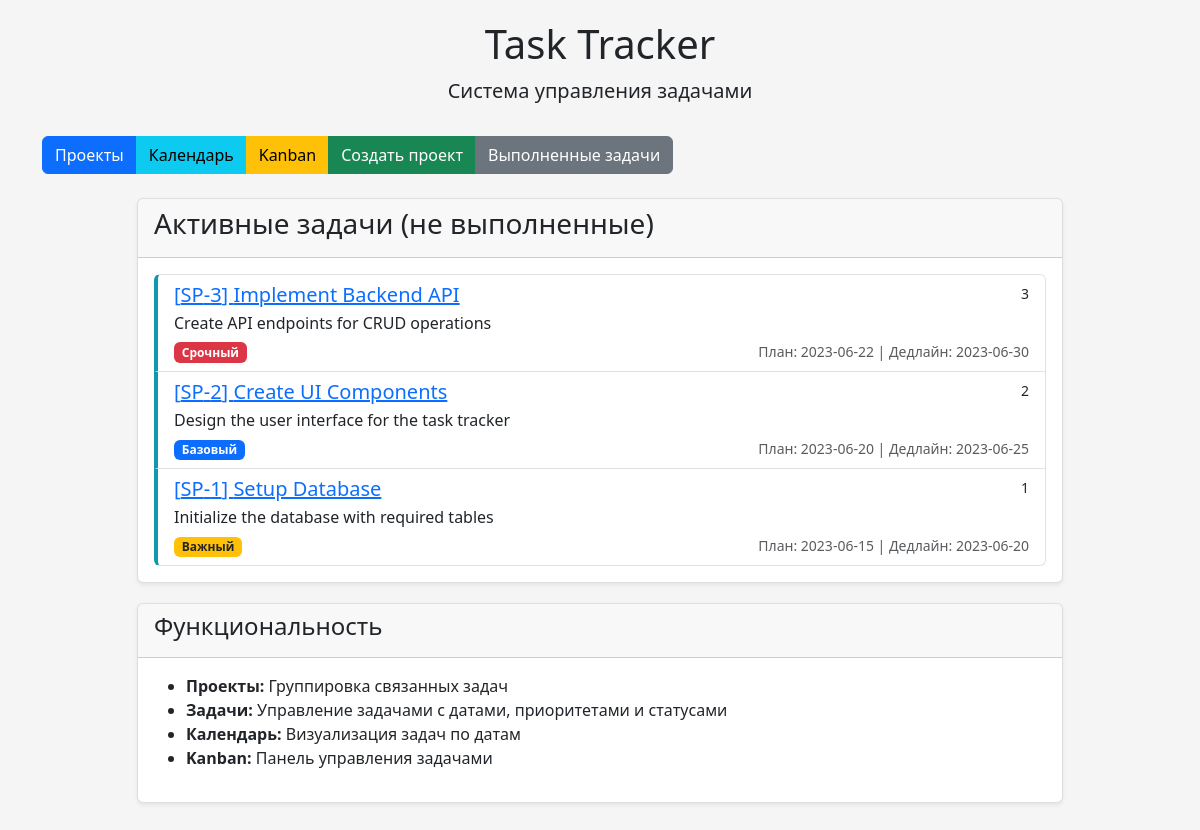
The page / on the database its author committed.
### tables this page shows
CREATE TABLE tasks (
            id INTEGER PRIMARY KEY AUTOINCREMENT,
            project_id INTEGER,
            title TEXT NOT NULL,
            description TEXT,
            planned_date DATE,
            planned_start_time TIME,
            deadline DATE,
            priority TEXT DEFAULT 'Базовый',
            show_in_calendar BOOLEAN DEFAULT 0,
            completed BOOLEAN DEFAULT 0,
            completion_date DATE,
            color TEXT DEFAULT '#1098ad',
            kanban_enabled BOOLEAN DEFAULT 0,
            kanban_status TEXT DEFAULT 'Новая',
            FOREIGN KEY (project_id) REFERENCES projects (id)
        );

CREATE TABLE projects (
            id INTEGER PRIMARY KEY AUTOINCREMENT,
            name TEXT NOT NULL,
            identifier TEXT UNIQUE NOT NULL
        );

### backend/app.py (the view)
@app.route('/')
def index():
    conn = get_db_connection()
    tasks = conn.execute('''
        SELECT t.*, p.name as project_name, p.identifier as project_identifier
        FROM tasks t
        JOIN projects p ON t.project_id = p.id
        WHERE t.completed = 0
        ORDER BY t.id DESC
    ''').fetchall()
    conn.close()
    return render_template('index.html', tasks=tasks)

### backend/app.py (called while the page is built)
def get_db_connection():
    conn = sqlite3.connect(DATABASE)
    conn.row_factory = sqlite3.Row
    return conn

### templates/index.html (shortened to what this page needs)
<!DOCTYPE html>
<html lang="ru">
<head>
    <link href="https://cdn.jsdelivr.net/npm/bootstrap@5.3.0/dist/css/bootstrap.min.css" rel="stylesheet">
</head>
<body>
    <div class="container">
        <div class="header">
            <h1>Task Tracker</h1>
            <p class="lead">Система управления задачами</p>
        </div>
        <div class="btn-group mb-4" role="group">
            <a href="{{ url_for('projects') }}" class="btn btn-primary">Проекты</a>
            <a href="{{ url_for('calendar') }}" class="btn btn-info">Календарь</a>
            <a href="{{ url_for('kanban') }}" class="btn btn-warning">Kanban</a>
            <a href="{{ url_for('create_project') }}" class="btn btn-success">Создать проект</a>
            <a href="{{ url_for('completed_tasks') }}" class="btn btn-secondary">Выполненные задачи</a>
        </div>
        <div class="row justify-content-center">
            <div class="col-md-10">
                {% if tasks %}
                <div class="card">
                    <div class="card-header">
                        <h3>Активные задачи (не выполненные)</h3>
                    </div>
                    <div class="card-body">
                        <div class="list-group">
                            {% for task in tasks %}
                            <div class="list-group-item task-card
                                {% if task.priority == 'Срочный' %}priority-high
                                {% elif task.priority == 'Важный' %}priority-important
                                {% elif task.priority == 'Базовый' %}priority-normal
                                {% elif task.priority == 'Низкий' %}priority-low
                                {% else %}priority-default{% endif %}
                                {% if task.completed %}completed{% endif %}"
                                style="border-left-color: {{ task.color }};">
                                <div class="d-flex w-100 justify-content-between">
                                    <h5 class="mb-1">
                                        <a href="{{ url_for('task_detail', task_id=task.id) }}">
                                            [{{ task.project_identifier }}-{{ task.id }}] {{ task.title }}
                                        </a>
                                    </h5>
                                    <small>{{ task.id }}</small>
                                </div>
                                <p class="mb-1">{{ task.description or 'Без описания' }}</p>
                                <div class="d-flex justify-content-between align-items-center">
                                    <div>
                                        <span class="badge
                                            {% if task.priority == 'Срочный' %}bg-danger
                                            {% elif task.priority == 'Важный' %}bg-warning text-dark
                                            {% elif task.priority == 'Базовый' %}bg-primary
                                            {% elif task.priority == 'Низкий' %}bg-secondary
                                            {% else %}bg-info{% endif %}
                                        ">{{ task.priority }}</span>
                                    </div>
                                    <div>
                                        <small class="text-muted">
                                            {% if task.planned_date %}План: {{ task.planned_date }}{% endif %}
                                            {% if task.deadline %} | Дедлайн: {{ task.deadline }}{% endif %}
                                        </small>
                                    </div>
                                </div>
                            </div>
                            {% endfor %}
                        </div>
                    </div>
                </div>
                {% endif %}
                <div class="card">
                    <div class="card-header">
                        <h4>Функциональность</h4>
                    </div>
                    <div class="card-body">
                        <ul>
                            <li><strong>Проекты:</strong> Группировка связанных задач</li>
                            <li><strong>Задачи:</strong> Управление задачами с датами, приоритетами и статусами</li>
                            <li><strong>Календарь:</strong> Визуализация задач по датам</li>
                            <li><strong>Kanban:</strong> Панель управления задачами</li>
                        </ul>
                    </div>
                </div>
            </div>
        </div>
    </div>
</body>
</html>

### templates/index.html (style rules this page uses)
body { padding-top: 20px; padding-bottom: 40px; background-color: #f5f5f5; }
.header { margin-bottom: 30px; text-align: center; }
.card { margin-bottom: 20px; box-shadow: 0 0.125rem 0.25rem rgba(0, 0, 0, 0.075); border: 1px solid rgba(0, 0, 0, 0.125); }
.btn-group { margin-bottom: 20px; }
.task-card { transition: transform 0.2s; border-left: 4px solid; }
.priority-high { border-left-color: #e03131; }
.priority-important { border-left-color: #ff9f43; }
.priority-normal { border-left-color: #1098ad; }

### rows shown on the page
tasks: project_identifier "SP", id "3", title "Implement Backend API", description "Create API endpoints for CRUD operations", priority "Срочный", planned_date "2023-06-22", deadline "2023-06-30"
tasks: project_identifier "SP", id "2", title "Create UI Components", description "Design the user interface for the task tracker", priority "Базовый", planned_date "2023-06-20", deadline "2023-06-25"
tasks: project_identifier "SP", id "1", title "Setup Database", description "Initialize the database with required tables", priority "Важный", planned_date "2023-06-15", deadline "2023-06-20"
